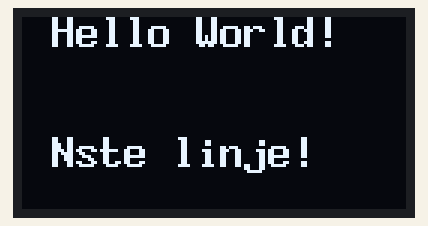
The sketch below on a simulated Arduino Uno, built with avr-gcc and run on an emulated ATmega328P. On the bench: 128×64 one-colour display.

Above: at 0.2 s.

The sketch:

display-test.ino
```cpp
#include <Arduino.h>
#include <U8g2lib.h>
#include <SPI.h>

/*
  U8glib Example Overview:
    Frame Buffer Examples: clearBuffer/sendBuffer. Fast, but may not work with all Arduino boards because of RAM consumption
    Page Buffer Examples: firstPage/nextPage. Less RAM usage, should work with all Arduino boards.
    U8x8 Text Only Example: No RAM usage, direct communication with display controller. No graphics, 8x8 Text only.

*/


U8G2_SSD1306_128X64_NONAME_F_4W_SW_SPI u8g2(U8G2_R0, /* clock=*/ 3, /* data=*/ 4, /* cs=*/ 7, /* dc=*/ 6, /* reset=*/ 5);

void setup(void) {
  u8g2.begin();
}

void loop(void) {
  u8g2.clearBuffer();					// clear the internal memory
  u8g2.setFont(u8g2_font_8x13B_mr);	// choose a suitable font
  u8g2.drawUTF8(10,10,"Hello World!");	// write something to the internal memory
  u8g2.drawUTF8(10,50,"Næste linje!"); // write something to the internal memory
  u8g2.sendBuffer();					// transfer internal memory to the display
  digitalWrite(13, HIGH);
  delay(1000);
}
```
